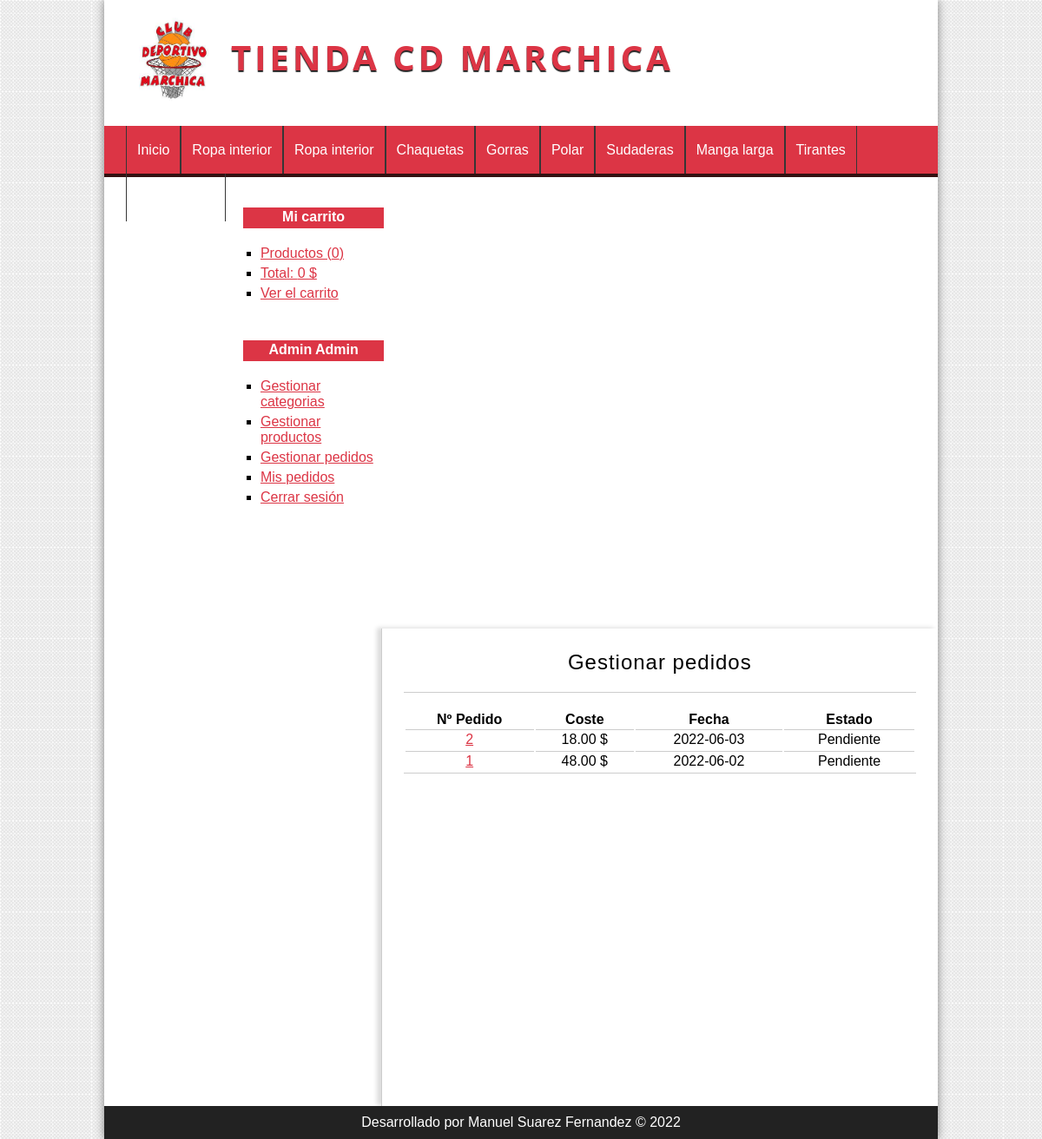
The app's page /pedido/gestion (signed in) with its own data.
### tables this page shows
CREATE TABLE `categorias` (
  `id` int(255) NOT NULL AUTO_INCREMENT,
  `nombre` varchar(100) NOT NULL,
  PRIMARY KEY (`id`)
);

CREATE TABLE `pedidos` (
  `id` int(255) NOT NULL AUTO_INCREMENT,
  `usuario_id` int(255) NOT NULL,
  `provincia` varchar(100) NOT NULL,
  `localidad` varchar(100) NOT NULL,
  `direccion` varchar(255) NOT NULL,
  `coste` float(200,2) NOT NULL,
  `estado` varchar(20) NOT NULL,
  `fecha` date DEFAULT NULL,
  `hora` time DEFAULT NULL,
  PRIMARY KEY (`id`),
  KEY `fk_pedido_usuario` (`usuario_id`),
  CONSTRAINT `fk_pedido_usuario` FOREIGN KEY (`usuario_id`) REFERENCES `usuarios` (`id`)
);

### config/db.php (called while the page is built)
<?php
class Database{
	public static function connect(){
		$db = new mysqli('localhost', 'root', '', 'tienda_master');
		$db->query("SET NAMES 'utf8'");
		return $db;
	}
}

### helpers/utils.php (called while the page is built, shortened)
<?php
class Utils{
	public static function showCategorias(){
		require_once 'models/categoria.php';
		$categoria = new Categoria();
		$categorias = $categoria->getAll();
		return $categorias;
	}
	public static function showStatus($status){
		$value = 'Pendiente';
		if($status == 'confirm'){
			$value = 'Pendiente';
		}elseif($status == 'preparation'){
			$value = 'En preparación';
		}elseif($status == 'ready'){
			$value = 'Preparado para enviar';
		}elseif($status = 'sended'){
			$value = 'Enviado';
		}
		return $value;
	}
}

### models/categoria.php (called while the page is built, shortened)
<?php
class Categoria{
	private $db;
	public function __construct() {
		$this->db = Database::connect();
	}
	public function getAll(){
		$categorias = $this->db->query("SELECT * FROM categorias ORDER BY id DESC;");
		return $categorias;
	}
}

### controllers/PedidoController.php (called while the page is built, shortened)
<?php
require_once 'models/pedido.php';
class pedidoController{
	public function gestion(){
		$gestion = true;
		$pedido = new Pedido();
		$pedidos = $pedido->getAll();
		require_once 'views/pedido/mis_pedidos.php';
	}
}

### models/pedido.php (called while the page is built, shortened)
<?php
class Pedido{
	private $db;
	public function __construct() {
		$this->db = Database::connect();
	}
	public function getAll(){
		$productos = $this->db->query("SELECT * FROM pedidos ORDER BY id DESC");
		return $productos;
	}
}

### views/pedido/mis_pedidos.php (the view)
<?php if (isset($gestion)): ?>
	<h1>Gestionar pedidos</h1>
<?php else: ?>
	<h1>Mis pedidos</h1>
<?php endif; ?>
<table>
	<tr>
		<th>Nº Pedido</th>
		<th>Coste</th>
		<th>Fecha</th>
		<th>Estado</th>
	</tr>
	<?php
	while ($ped = $pedidos->fetch_object()):
		?>
		<tr>
			<td>
				<a href="<?= base_url ?>pedido/detalle&id=<?= $ped->id ?>"><?= $ped->id ?></a>
			</td>
			<td>
				<?= $ped->coste ?> $
			</td>
			<td>
				<?= $ped->fecha ?>
			</td>
			<td>
				<?=Utils::showStatus($ped->estado)?>
			</td>
		</tr>
	<?php endwhile; ?>
</table>

### views/layout/header.php (shortened to what this page needs)
<!DOCTYPE HTML>
<html lang="es">
	<head>
		<link rel="stylesheet" href="<?=base_url?>assets/css/styles.css" />
	</head>
	<body>
		<div id="container">
			<header id="header">
				<div id="logo">
					<img src="<?=base_url?>assets/img/icono.png" alt="Icono" />
					<a href="<?=base_url?>">
						Tienda CD Marchica
					</a>
				</div>
			</header>
			<?php $categorias = Utils::showCategorias(); ?>
			<nav id="menu">
				<ul>
					<li>
						<a href="<?=base_url?>">Inicio</a>
					</li>
					<?php while($cat = $categorias->fetch_object()): ?>
						<li>
							<a href="<?=base_url?>categoria/ver&id=<?=$cat->id?>"><?=$cat->nombre?></a>
						</li>
					<?php endwhile; ?>
				</ul>
			</nav>
			<div id="content">

### assets/css/styles.css (style rules this page uses)
* { padding: 0px; margin: 0px; font-family: sans-serif, Helvetica, Arial; }
body { background: url(../img/bg.png); }
a { color: #dc3545; }
table { text-align: center; width: 100%; border-bottom: 1px solid #ccc; }
td { border-top: 1px solid #ccc; padding: 2px; }
#container { width: 80%; margin: 0px auto; box-shadow: 0px 0px 10px gray; background: white; }
#header { height: 145px; background: white; }
#logo { padding: 20px; margin-left: 20px; float:left; }
#logo img { float:left; height: 100px; }
#logo a { float:left; font-size: 40px; letter-spacing: 4px; font-family: 'Open Sans', Helvetica, Arial; text-transform: uppercase; color: #dc3545; font-weight: bold; text-decoration: none; margin-top: 18px; margin-left: 25px; text-shadow: 0px 2px 1px #222222; transition: all 300ms; }
#menu { clear:both; background: #dc3545; color: white; height: 55px; border-bottom: 4px solid #341111; }
#menu ul { list-style: none; text-decoration: none; margin: 0px auto; margin-left: 25px; }
#menu ul li { line-height: 55px; float:left; border-right: 1px solid #363636; }
#menu a { display: block; color: white; text-decoration: none; padding-left: 12px; padding-right: 12px; transition: all 300ms; }
#menu a:first-child { border-left: 1px solid #363636; }
#content { margin: 0px auto; overflow: hidden; background: white; }
#central h1 { font-size: 24px; font-weight: normal; letter-spacing: 1px; text-align: center; border-bottom: 1px solid #ccc; margin-bottom: 20px; padding: 20px; padding-top: 0px; }

### records on screen
categorias: nombre "Ropa interior"
categorias: nombre "Ropa interior"
categorias: nombre "Chaquetas"
categorias: nombre "Gorras"
categorias: nombre "Polar"
categorias: nombre "Sudaderas"
categorias: nombre "Manga larga"
categorias: nombre "Tirantes"
pedidos: id "2", coste "18.00", fecha "2022-06-03", estado "Pendiente"
pedidos: id "1", coste "48.00", fecha "2022-06-02", estado "Pendiente"

### other values on screen
$stats['count'] "0"
$stats['total'] "0"
$_SESSION['identity']->nombre "Admin"
$_SESSION['identity']->apellidos "Admin"
